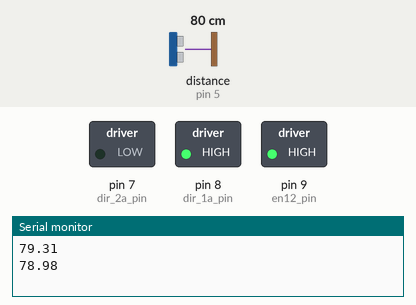
Recording of a sketch running on a simulated Arduino Uno, built with avr-gcc and run on an emulated ATmega328P. Shown: switched loads named in the sketch (green lamp = pin HIGH), the last lines printed to the serial monitor. Wiring (inferred from the names in the program): ultrasonic range finder: trigger pin 3; echo pin 5. The test bench sets the inputs (shaded band); at power-on: distance to the obstacle (sensor on pin 5) 80 cm. The echo pulse lasts 58.3 µs per cm; pins used as bus, display or sensor lines are not drawn.

Above: at 3.8 s.
3.9 s: distance to the obstacle (sensor on pin 5) set to 7 cm
7.8 s: distance to the obstacle (sensor on pin 5) set to 4 cm
At 11.1 s:
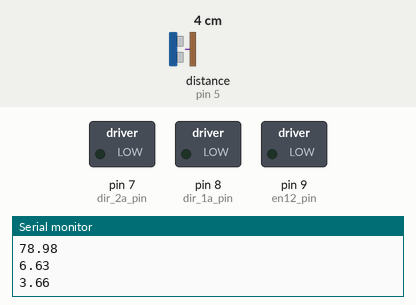
15.5 s: distance to the obstacle (sensor on pin 5) set to 9 cm
At 18.6 s:
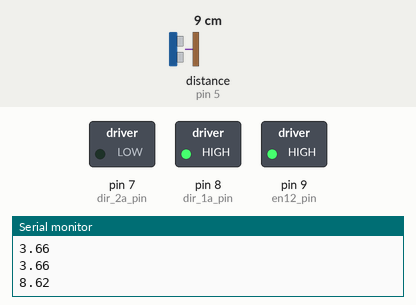
23.2 s: distance to the obstacle (sensor on pin 5) set to 2 cm
At 24.4 s:
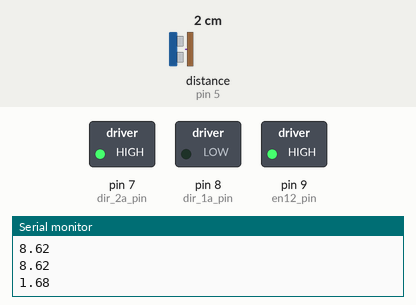
Timing chart, 0 to 31.9 s (numbered marks = the images above; inputs shaded):
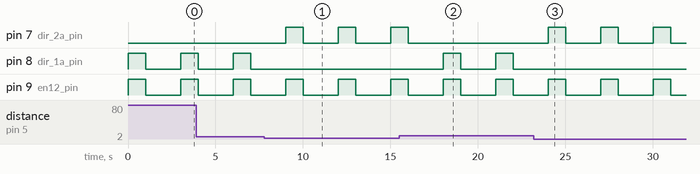

The sketch:

sieuam.ino
```cpp
/*
 * Module L293D:
 *                                             ┏━━━━━━━━━╰╯━━━━━━━━━┑
 * to PWM pin (9)  <-- Enable 1,2            1 ┃                    ┃   9                 Vcc 1 --> to pin 5V
 * to GPIO pin (8) <-- Input 1               2 ┃                    ┃  10               Input 4
 * to motor        <-- Output 1              3 ┃                    ┃  11              Output 4
 * to GND          <-- HEAT SINK AND GND     4 ┃                    ┃  12     HEAT SINK AND GND
 *                     HEAT SINK AND GND     5 ┃                    ┃  13     HEAT SINK AND GND
 * to motor        <-- Output 2              6 ┃                    ┃  14              Output 3
 * to GPIO pin (7) <-- Input 2               7 ┃                    ┃  15               Input 3
 * to pin 5V       <-- Vcc 2                 8 ┃                    ┃  16            Enable 3,4
 *                                             ┗━━━━━━━━━━━━━━━━━━━━┙
 */
// digital
int trig = 3;
int echo = 5;
int pos = 0;

const int en12_pin = 9;
const int dir_1a_pin = 8;
const int dir_2a_pin = 7;

float distance;

void dc_motor_thuan(int output_1 = HIGH, int output_2 = LOW, int speed = 255, int delay_ms = 1000);
void dc_motor_nghich(int output_1 = LOW, int output_2 = HIGH, int speed = 255, int delay_ms = 1000);

void setup() {
  pinMode(trig, OUTPUT);
  pinMode(echo, INPUT);

  pinMode(en12_pin, OUTPUT);
  pinMode(dir_1a_pin, OUTPUT);
  pinMode(dir_2a_pin, OUTPUT);

  digitalWrite(dir_1a_pin, LOW);
  digitalWrite(dir_2a_pin, HIGH);
  Serial.begin(9600);
}
void loop() {
  digitalWrite(trig, LOW);
  delayMicroseconds(2);
  digitalWrite(trig, HIGH);
  delayMicroseconds(10);
  digitalWrite(trig, LOW);

  int duration = pulseIn(echo, HIGH);
  distance = duration * 0.034 / 2.0;

  Serial.println(distance);

  if(distance < 5) {
    dc_motor_thuan(LOW, HIGH);
    //brake
    dc_motor_thuan(LOW, LOW, 0);
  } else {
    dc_motor_nghich(LOW, HIGH);
    //brake
    dc_motor_nghich(LOW, LOW, 0);
  }
  delay(1000);
}


void dc_motor_thuan(int output_1, int output_2, int speed, int delay_ms) {
  digitalWrite(dir_1a_pin, output_1);
  digitalWrite(dir_2a_pin, output_2);
  analogWrite(en12_pin, speed);
  delay(delay_ms);
}

void dc_motor_nghich(int output_1, int output_2, int speed, int delay_ms) {
  digitalWrite(dir_1a_pin, output_2); // Đảo ngược giá trị của output_1 và output_2
  digitalWrite(dir_2a_pin, output_1);
  analogWrite(en12_pin, speed);
  delay(delay_ms);
}

void dc_motor_cham(){
  analogWrite(en12_pin, 255);
  delay(200);
  analogWrite(en12_pin, 150);
  delay(200);
  analogWrite(en12_pin, 70);
  delay(200);
  analogWrite(en12_pin, 0);
  delay(200);
}

void dc_motor_nhanh(){
  analogWrite(en12_pin, 0);
  delay(200);
  analogWrite(en12_pin, 70);
  delay(200);
  analogWrite(en12_pin, 150);
  delay(200);
  analogWrite(en12_pin, 255);
  delay(200);
}
```

Measured:
- the behaviour switches between 6 and 5 cm on distance to the obstacle (sensor on pin 5) (found by bisection; images 0 and 1)
- after the input at 7.8 s, pin 7 (dir_2a_pin): alternates HIGH for 1.0 s and LOW for 2.0 s, starting after 1.2 s; pin 8 (dir_1a_pin): stops changing and stays LOW
- after the input at 15.5 s, pin 7 (dir_2a_pin): goes on until 16.0 s, then stays LOW; pin 8 (dir_1a_pin): alternates HIGH for 1.0 s and LOW for 2.0 s, starting after 2.5 s
- after the input at 23.2 s, pin 7 (dir_2a_pin): alternates HIGH for 1.0 s and LOW for 2.0 s, starting after 0.82 s; pin 8 (dir_1a_pin): stops changing and stays LOW
- by itself, pin 9 (en12_pin): alternates HIGH for 1.0 s and LOW for 2.0 s
